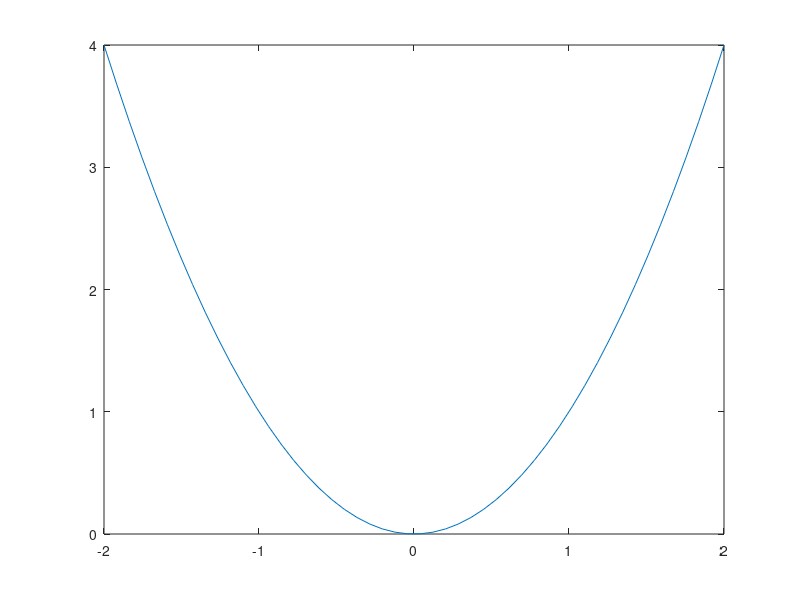
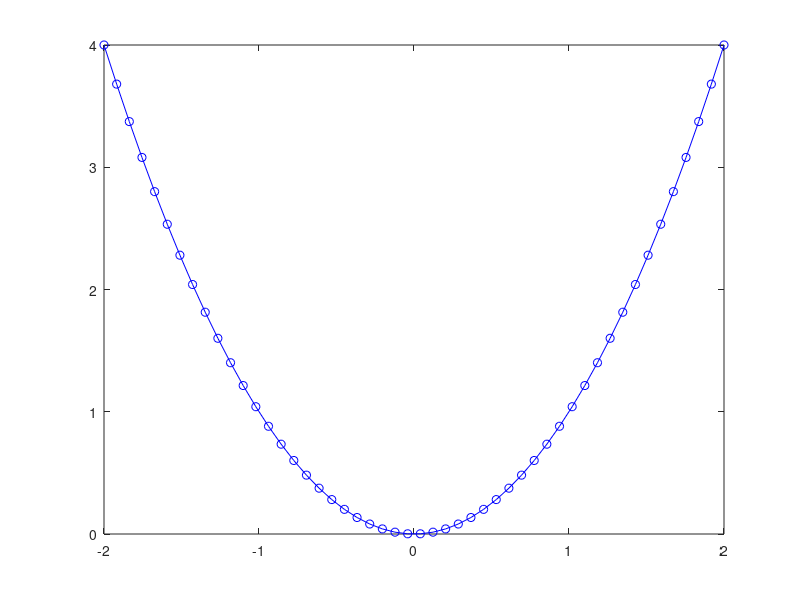
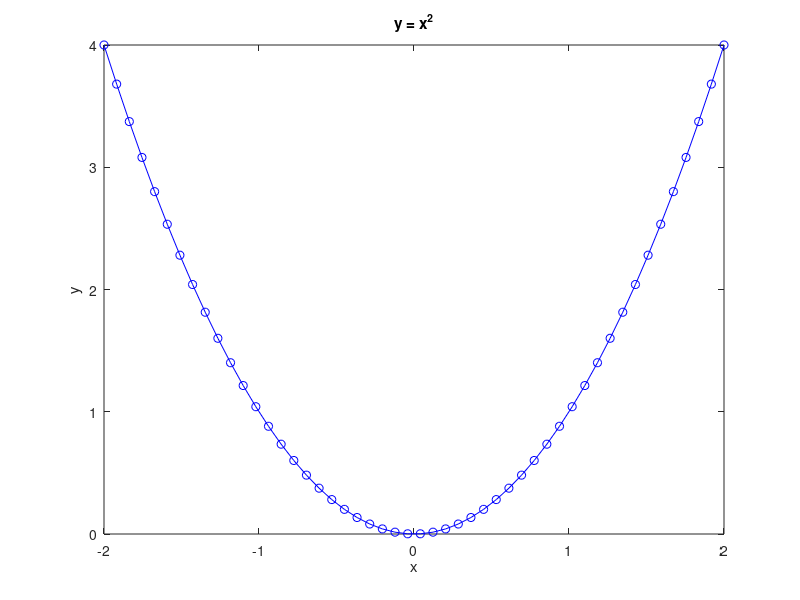

Here is the MATLAB script that generated these plots, in order: (Note: this script raises an error after producing the figures.)
% 13. Plotting

clear % Clear all variables
clc   % Clear command window

% linspace function
x = linspace(-2, 2, 10)

% Line plot
x = linspace(-2, 2, 50);
y = x .^ 2;

plot(x, y)

exportgraphics(gca, '../_images/13_Line_plot_2.png','Resolution',300)

% Linespec
plot(x, y, 'b-o')

exportgraphics(gca, '../_images/13_Line_plot_3.png','Resolution',300)

% Axis label and title
xlabel('x')
ylabel('y')
title('y = x^2')

exportgraphics(gca, '../_images/13_Line_plot_4.png','Resolution',300)

xlabel('x', fontsize=16)
ylabel('y', fontsize=16)
title('y = x^2', fontsize=20, Color='red')

exportgraphics(gca, '../_images/13_Line_plot_5.png','Resolution',300)

xlabel('$x$', FontSize=16, Interpreter='latex')
ylabel('$y$', FontSize=16, Interpreter='latex')
title('$y = x^2$', FontSize=20, Color='red', Interpreter='latex')

exportgraphics(gca, '../_images/13_Line_plot_6.png','Resolution',300)

% Saving a plot to a file
saveas(gcf, 'my_plot.png')

% Setting the axis scale
xlim([0, 2])
ylim([-1, 5])

exportgraphics(gca, '../_images/13_Line_plot_7.png','Resolution',300)

% Axis properties
axis equal

exportgraphics(gca, '../_images/13_Line_plot_8.png','Resolution',300)

% Multiple plots on the same axes
x = linspace(-2, 2, 100);
y1 = x .^ 2;
y2 = x .^ 3;
y3 = x .^ 4;

clf
hold on
plot(x, y1)
plot(x, y2)
plot(x, y3)
hold off
xlabel('$x$', FontSize=16, Interpreter='latex')
ylabel('$y$', FontSize=16, Interpreter='latex')

exportgraphics(gca, '../_images/13_Multiple_plots_1.png','Resolution',300)

% Legends
legend('$y = x^2$', '$y = x^3$', '$y = x^4$', FontSize=14, Interpreter='latex', Location='southeast')

exportgraphics(gca, '../_images/13_Multiple_plots_2.png','Resolution',300)

% Scatter plots
x = rand(1, 100);
y = rand(1, 100);

clf
scatter(x, y, 'r')
xlabel('$x$', FontSize=16, Interpreter='latex')
ylabel('$y$', FontSize=16, Interpreter='latex')

exportgraphics(gca, '../_images/13_Scatter_plot_1.png','Resolution',300)

% Meshgrid
x = linspace(0, 4, 5);
y = linspace(0, 3, 4);
[X, Y] = meshgrid(x, y);
x
y
X
Y

% Surface plots
x = linspace(-1, 1, 30);
y = linspace(-1, 1, 30);
[X, Y] = meshgrid(x, y);
Z = sin(pi * X) .* sin(pi * Y);

clf
surf(X, Y, Z)
xlabel('$x$', FontSize=16, Interpreter='latex')
ylabel('$y$', FontSize=16, Interpreter='latex')
title('$f(x,y) = \sin(\pi x)\sin(\pi y)$', FontSize=20, Interpreter='latex')
colormap(jet)

exportgraphics(gca, '../_images/13_Surface_plot_1.png','Resolution',300)

colormap(winter)

exportgraphics(gca, '../_images/13_Surface_plot_2.png','Resolution',300)

surf(X, Y, Z, EdgeColor='w')
xlabel('$x$', FontSize=16, Interpreter='latex')
ylabel('$y$', FontSize=16, Interpreter='latex')
title('$f(x,y) = \sin(\pi x)\sin(\pi y)$', FontSize=20, Interpreter='latex')
colormap(jet)

exportgraphics(gca, '../_images/13_Surface_plot_3.png','Resolution',300)

% View angle
view(30,20)

exportgraphics(gca, '../_images/13_Surface_plot_4.png','Resolution',300)

% Contour plots
clf
contour(X, Y, Z)
xlabel('$x$', FontSize=16, Interpreter='latex')
ylabel('$y$', FontSize=16, Interpreter='latex')

exportgraphics(gca, '../_images/13_Contour_plot_1.png','Resolution',300)

contour(X, Y, Z, 15)

exportgraphics(gca, '../_images/13_Contour_plot_2.png','Resolution',300)

% Contour labels
clf
[C,h] = contour(X, Y, Z);
clabel(C, h)
xlabel('$x$', FontSize=16, Interpreter='latex')
ylabel('$y$', FontSize=16, Interpreter='latex')

exportgraphics(gca, '../_images/13_Contour_plot_3.png','Resolution',300)

% Image plots
img = 255 * rand(10);
image(img)

exportgraphics(gca, '../_images/13_Image_plot_1.png','Resolution',300)

axis equal tight
exportgraphics(gca, '../_images/13_Image_plot_2.png','Resolution',300)

% Reading an image file
img = imread('flower.jpg');

% Determine the size of the image in pixels
[height, width, colours] = size(img);
fprintf('\nwidth       : %i\n', width)
fprintf('height      : %i\n', height)
fprintf('no. colours : %1i\n', colours)

% Plot the image
image(img)
axis equal tight

exportgraphics(gca, '../_images/13_Image_plot_3.png','Resolution',300)

% Image processing
img2 = img;
img2(:,:,1) = 0;
image(img2)
axis equal tight

exportgraphics(gca, '../_images/13_Image_plot_4.png','Resolution',300)